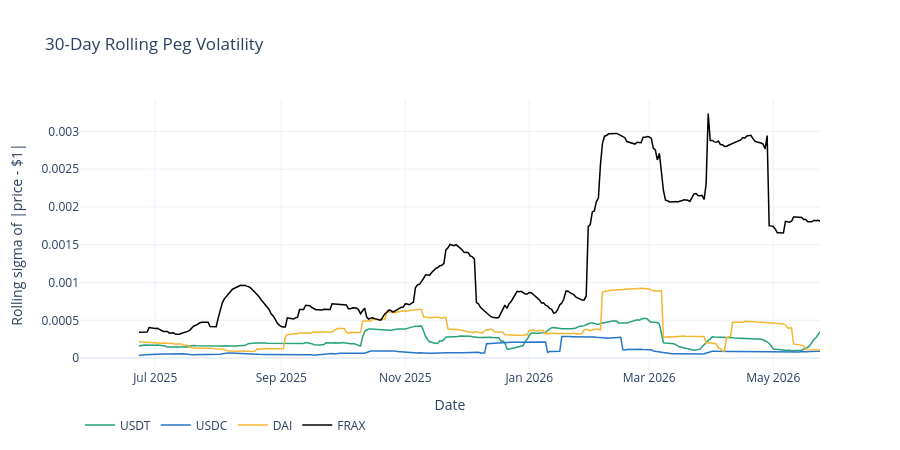

Notebook cell for this chart:
### Markdown cell above
### 5.5 — 30-Day Rolling Peg Volatility

Static mean deviation masks *when* risk is rising or falling. Rolling volatility (σ of `|price − $1|` over the trailing 30 days) shows the time-varying risk profile — essential for a portfolio that reacts to changing conditions rather than relying on backward-looking averages.

### Code cell
rolling_vol = dev.rolling(30).std()

fig5 = go.Figure()
for ticker in COINS:
    fig5.add_trace(go.Scatter(x=rolling_vol.index, y=rolling_vol[ticker],
        mode="lines", name=ticker, line=dict(color=COLORS[ticker], width=1.5)))
fig5.update_layout(title="30-Day Rolling Peg Volatility",
    xaxis_title="Date", yaxis_title="Rolling sigma of |price - $1|",
    template="plotly_white", hovermode="x unified",
    legend=dict(orientation="h", y=-0.15), height=450)
save_chart(fig5, "rolling_volatility.png")
fig5.show()

### Figure 1 — Plotly figure (JSON) as saved in the notebook; plotly's stock layout.template omitted (floating-point values rounded to 4 significant figures; data arrays with more than 128 entries replaced by an {"elided": "..."} marker saying what was removed)
{"data": [{"line": {"color": "#26A17B", "width": 1.5}, "mode": "lines", "name": "USDT", "type": "scatter", "x": {"elided": "365 str values"}, "y": {"elided": "365 float values"}}, {"line": {"color": "#2775CA", "width": 1.5}, "mode": "lines", "name": "USDC", "type": "scatter", "x": {"elided": "365 str values"}, "y": {"elided": "365 float values"}}, {"line": {"color": "#F4B731", "width": 1.5}, "mode": "lines", "name": "DAI", "type": "scatter", "x": {"elided": "365 str values"}, "y": {"elided": "365 float values"}}, {"line": {"color": "#000000", "width": 1.5}, "mode": "lines", "name": "FRAX", "type": "scatter", "x": {"elided": "365 str values"}, "y": {"elided": "365 float values"}}], "layout": {"height": 450, "hovermode": "x unified", "legend": {"orientation": "h", "y": -0.15}, "title": {"text": "30-Day Rolling Peg Volatility"}, "xaxis": {"title": {"text": "Date"}}, "yaxis": {"title": {"text": "Rolling sigma of |price - $1|"}}}}
